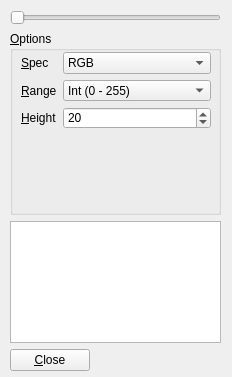
<?xml version="1.0" encoding="UTF-8"?>
<ui version="4.0">
 <class>Dialog</class>
 <widget class="QWidget" name="Dialog">
  <property name="geometry">
   <rect>
    <x>0</x>
    <y>0</y>
    <width>232</width>
    <height>377</height>
   </rect>
  </property>
  <property name="font">
   <font>
    <family>Segoe UI</family>
    <pointsize>9</pointsize>
   </font>
  </property>
  <property name="windowTitle">
   <string>Test Dialog</string>
  </property>
  <widget class="QWidget" name="layoutWidget">
   <property name="geometry">
    <rect>
     <x>10</x>
     <y>10</y>
     <width>211</width>
     <height>361</height>
    </rect>
   </property>
   <layout class="QVBoxLayout" name="verticalLayout" stretch="0,3,2,0">
    <item>
     <widget class="QSlider" name="horizontalSlider">
      <property name="maximum">
       <number>255</number>
      </property>
      <property name="orientation">
       <enum>Qt::Horizontal</enum>
      </property>
     </widget>
    </item>
    <item>
     <widget class="QGroupBox" name="settingsBox">
      <property name="title">
       <string>&amp;Options</string>
      </property>
      <widget class="QWidget" name="layoutWidget">
       <property name="geometry">
        <rect>
         <x>11</x>
         <y>21</y>
         <width>190</width>
         <height>77</height>
        </rect>
       </property>
       <layout class="QFormLayout" name="formLayout">
        <item row="0" column="0">
         <widget class="QLabel" name="colorLabel">
          <property name="text">
           <string>&amp;Spec</string>
          </property>
          <property name="buddy">
           <cstring>colorBox</cstring>
          </property>
         </widget>
        </item>
        <item row="0" column="1">
         <widget class="QComboBox" name="colorBox">
          <item>
           <property name="text">
            <string>RGB</string>
           </property>
          </item>
          <item>
           <property name="text">
            <string>HSV</string>
           </property>
          </item>
          <item>
           <property name="text">
            <string>HSL</string>
           </property>
          </item>
          <item>
           <property name="text">
            <string>CMYK</string>
           </property>
          </item>
         </widget>
        </item>
        <item row="1" column="0">
         <widget class="QLabel" name="maxLabel">
          <property name="text">
           <string>&amp;Range</string>
          </property>
          <property name="buddy">
           <cstring>comboBox</cstring>
          </property>
         </widget>
        </item>
        <item row="2" column="0">
         <widget class="QLabel" name="label_3">
          <property name="text">
           <string>&amp;Height</string>
          </property>
          <property name="buddy">
           <cstring>spinBox_2</cstring>
          </property>
         </widget>
        </item>
        <item row="2" column="1">
         <widget class="QSpinBox" name="spinBox_2">
          <property name="minimum">
           <number>18</number>
          </property>
          <property name="maximum">
           <number>30</number>
          </property>
          <property name="value">
           <number>20</number>
          </property>
         </widget>
        </item>
        <item row="1" column="1">
         <widget class="QComboBox" name="comboBox">
          <item>
           <property name="text">
            <string>Int (0 - 255)</string>
           </property>
          </item>
          <item>
           <property name="text">
            <string>Real (0.0 - 1.0)</string>
           </property>
          </item>
          <item>
           <property name="text">
            <string>Degrees (0 - 360)</string>
           </property>
          </item>
         </widget>
        </item>
       </layout>
      </widget>
     </widget>
    </item>
    <item>
     <widget class="QPlainTextEdit" name="debugBox"/>
    </item>
    <item>
     <widget class="QPushButton" name="pushButton">
      <property name="sizePolicy">
       <sizepolicy hsizetype="Fixed" vsizetype="Fixed">
        <horstretch>0</horstretch>
        <verstretch>0</verstretch>
       </sizepolicy>
      </property>
      <property name="text">
       <string>&amp;Close</string>
      </property>
     </widget>
    </item>
   </layout>
  </widget>
 </widget>
 <resources/>
 <connections>
  <connection>
   <sender>pushButton</sender>
   <signal>clicked()</signal>
   <receiver>Dialog</receiver>
   <slot>close()</slot>
   <hints>
    <hint type="sourcelabel">
     <x>514</x>
     <y>376</y>
    </hint>
    <hint type="destinationlabel">
     <x>430</x>
     <y>375</y>
    </hint>
   </hints>
  </connection>
 </connections>
</ui>
